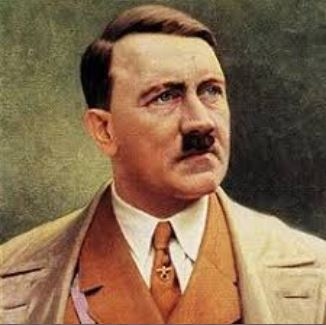
#> input picture DIP/lab2/hitlar.JPG, 326 x 325 px
$ jupyter execute 'Lab 12 image segmentation with watershed.ipynb'
#> lines starting #> are read from the running program, lines starting #| are printed output that depends on the picture; after the words box and inside, x2 and y2 are one past the last pixel; in counts of white or black regions, pixels touching at a corner belong together
[cell 1]
import numpy as np
import cv2
from matplotlib import pyplot as plt
img = cv2.imread("hitlar.JPG")
#> img is the input picture: shape (325, 326, 3); mean B, G, R 77.6, 105.9, 134

gray = cv2.cvtColor(img,cv2.COLOR_BGR2GRAY)
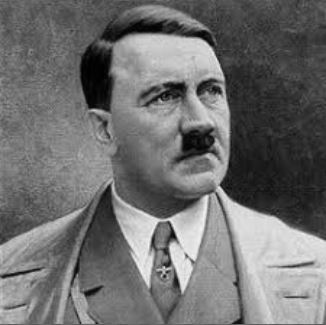
#> gray: shape (325, 326); min 0, max 245, mean 111.1
ret, thresh = cv2.threshold(gray,0,255,cv2.THRESH_BINARY_INV+cv2.THRESH_OTSU)
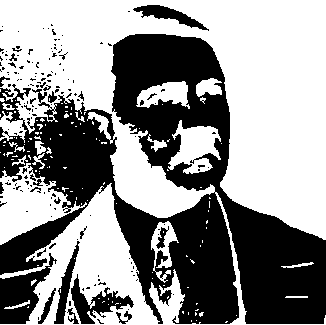
#> thresh: shape (325, 326); 57% white; 166 black regions (144 under 20 px), largest, box (x1, y1, x2, y2) and area: (0, 34, 326, 324) 39869, (0, 253, 57, 324) 1763, (71, 274, 134, 324) 1075
#> ret = 117
cv2.imshow("aaa",thresh)
cv2.waitKey(0)
#plt.imshow(thresh)

$ run again, with DIP/lab2/input1a.PNG saved as DIP/lab2/hitlar.JPG
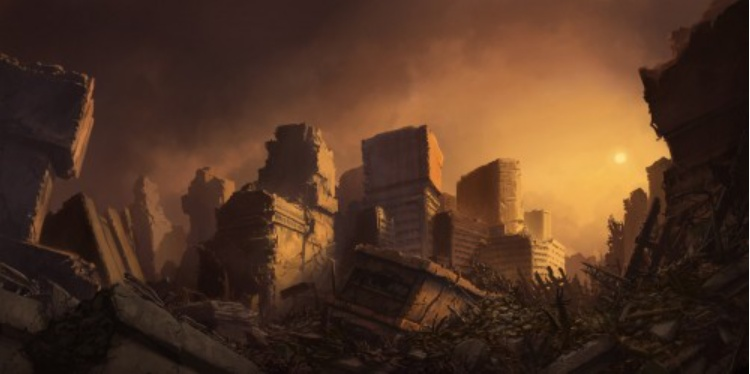
#> input picture DIP/lab2/input1a.PNG, 750 x 374 px
#> img is the input picture: shape (374, 750, 3); mean B, G, R 35.1, 52.7, 81.2
#> `gray = cv2.cvtColor(img,cv2.COLOR_BGR2GRAY)`:
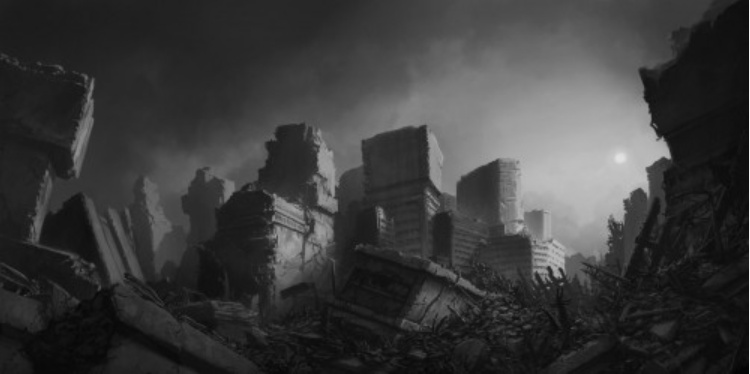
#> gray: shape (374, 750); min 3, max 249, mean 59.2
#> `ret, thresh = cv2.threshold(gray,0,255,cv2.THRESH_BINARY_INV+cv2.THRES..`:
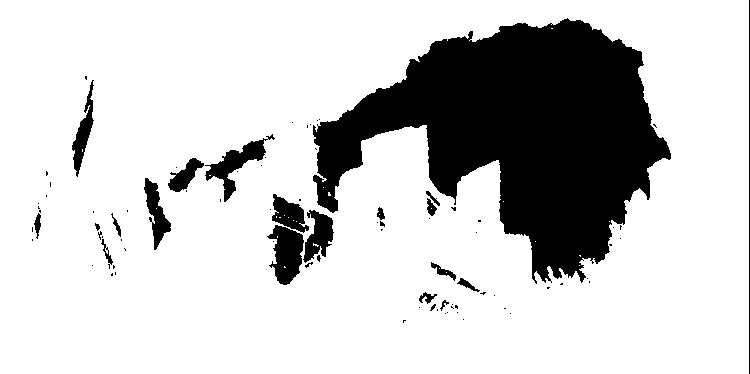
#> thresh: shape (374, 750); 79.7% white; 87 black regions (67 under 20 px), largest, box (x1, y1, x2, y2) and area: (313, 18, 671, 284) 48910, (267, 225, 304, 285) 1405, (205, 134, 275, 202) 1255
#> ret = 87
